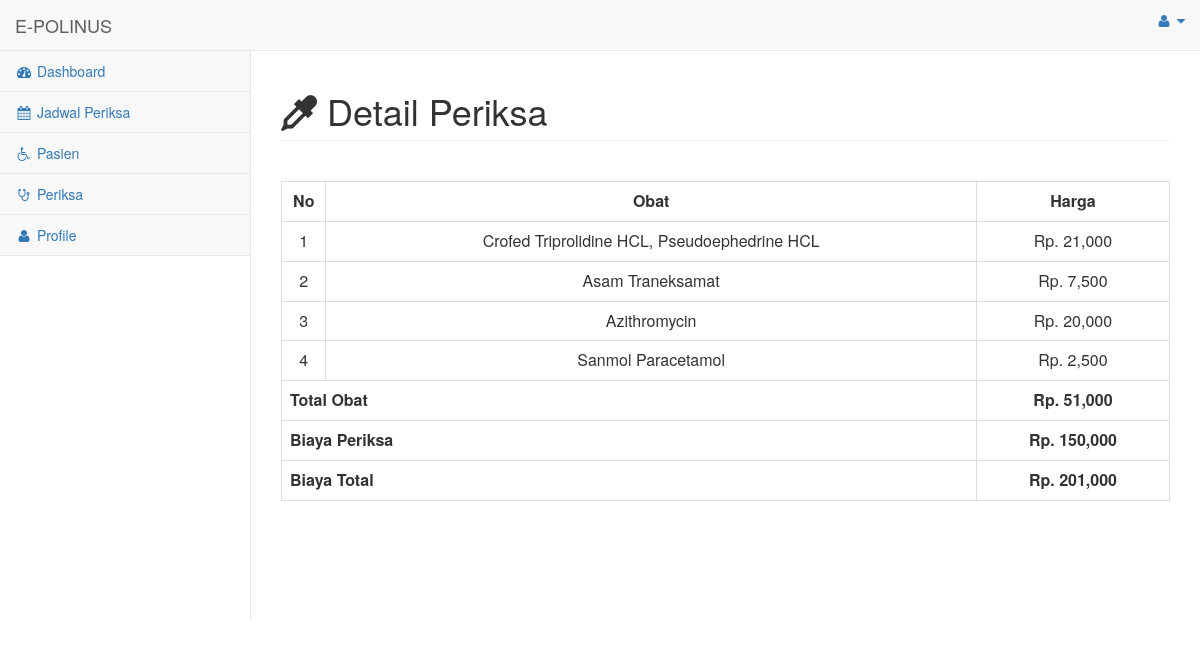
Screenshot of /menu/menu_detail_periksa.php?id_periksa=1 (signed in) with the database file from the repository.
### tables this page shows
CREATE TABLE `detail_periksa` (
  `id_detail_periksa` int(11) UNSIGNED NOT NULL,
  `id_periksa` int(11) UNSIGNED NOT NULL,
  `id_obat` int(11) UNSIGNED NOT NULL
);

CREATE TABLE `obat` (
  `id` int(11) UNSIGNED NOT NULL,
  `nama_obat` varchar(50) NOT NULL,
  `kemasan` varchar(35) NOT NULL,
  `harga` int(11) NOT NULL
);

CREATE TABLE `periksa` (
  `id_periksa` int(11) UNSIGNED NOT NULL,
  `id_daftar_poli` int(11) UNSIGNED NOT NULL,
  `tgl_periksa` date NOT NULL,
  `catatan` text NOT NULL,
  `biaya_periksa` int(11) NOT NULL
);

### menu/menu_detail_periksa.php (the view, shortened to what this page needs)
<html>
<head>
    <link href="../vendor/bootstrap/css/bootstrap.min.css" rel="stylesheet">
    <link href="../vendor/metisMenu/metisMenu.min.css" rel="stylesheet">
    <link href="../dist/css/sb-admin-2.css" rel="stylesheet">
    <link href="../vendor/morrisjs/morris.css" rel="stylesheet">
    <link href="../vendor/font-awesome/css/font-awesome.min.css" rel="stylesheet" type="text/css">
    <link href="../vendor/datatables-plugins/dataTables.bootstrap.css" rel="stylesheet">
    <link href="../vendor/datatables-responsive/dataTables.responsive.css" rel="stylesheet">
    <link rel="stylesheet" href="https://maxcdn.bootstrapcdn.com/bootstrap/3.4.1/css/bootstrap.min.css">
</head>
<body>
<div id="wrapper">
        <nav class="navbar navbar-default navbar-static-top" role="navigation" style="margin-bottom: 0">
            <div class="navbar-header">
                <a class="navbar-brand" >E-POLINUS</a>
            </div>
            <ul class="nav navbar-top-links navbar-right">
                <li class="dropdown">
                    <a class="dropdown-toggle" data-toggle="dropdown" href="#">
                        <i class="fa fa-user fa-fw"></i> <i class="fa fa-caret-down"></i>
                    </a>
                </li>
            </ul>
            <div class="navbar-default sidebar" role="navigation">
                <div class="sidebar-nav navbar-collapse">
                    <ul class="nav" id="side-menu">
                        <li>
                            <a href="../halaman_dokter.php"><i class="fa fa-dashboard fa-fw"></i> Dashboard</a>
                        </li>
                        <li>
                            <a href="menu_jadwal_periksa.php"><i class="fa fa-calendar fa-fw"></i> Jadwal Periksa</a>
                        </li>
                        <li>
                            <a href="menu_pasien_dokter.php"><i class="fa fa-wheelchair fa-fw"></i>  Pasien</a>
                        </li>
                        <li>
                            <a href="menu_periksa.php"><i class="fa fa-stethoscope fa-fw"></i>  Periksa</a>
                        </li>
                        <li>
                            <a href="menu_profile_dokter.php"><i class="fa fa-user fa-fw"></i> Profile</a>
                        </li>
                    </ul>
                </div>
            </div>
        </nav>
<div id="page-wrapper">
            <div class="row">
                <div class="col-lg-12">
                    <h1 class="page-header"><i class="fa fa-eyedropper"></i> Detail Periksa</h1>
                </div>
            </div>
            <br>
            <div class="card-body">
                <div class="table-responsive">
                    <table class="table table-bordered" id="dataTable" width="100%" cellspacing="0">
                    <tr align="center" style="font-weight:bold">
                    <td width="5%">No</td>
                    <td>Obat</td>
                    <td>Harga</td>
                    </tr>
                    <?php
                        include '../koneksi.php';
                        $id_periksa = $_GET['id_periksa'];
                        $no = 1;
                        $total = 0;
                        $query = "SELECT * FROM detail_periksa INNER JOIN periksa ON detail_periksa.id_periksa = periksa.id_periksa INNER JOIN obat ON detail_periksa.id_obat = obat.id WHERE detail_periksa.id_periksa = $id_periksa";
                        $result = mysqli_query($koneksi, $query);
                        while ($row = mysqli_fetch_array($result)) :
                            $total += $row['harga'];
                            $by = $row['biaya_periksa'];
                            $sr = $total + $by;
                            ?>
                                    <tr align="center">
                                    <td><?= $no++ ?></td>
                                    <td><?= $row['nama_obat'] ?></td>
                                    <td>Rp. <?= number_format($row['harga']); ?></td>
                                    </tr>
                                    <?php endwhile; ?>
                                    <tr>
                                    <td colspan="2"><b>Total Obat</b></td>
                                    <td align="center"><b>Rp. <?= number_format($total); ?></b></td>
                                    </tr>
                                    <tr>
                                    <td colspan="2"><b>Biaya Periksa</b></td>
                                    <td align="center"><b>Rp. <?= number_format($by); ?></b></td>
                                    </tr>
                                    <tr>
                                    <td colspan="2"><b>Biaya Total</b></td>
                                    <td align="center"><b>Rp. <?= number_format($sr); ?></b></td>
                                    </tr>
                    </table>
                </div>
            </div>
</div>
</div>
</body>
</html>

### rows the page displays
detail_periksa: id_obat.nama_obat "Crofed Triprolidine HCL, Pseudoephedrine HCL", id_obat.harga "21,000"
detail_periksa: id_obat.nama_obat "Asam Traneksamat", id_obat.harga "7,500"
detail_periksa: id_obat.nama_obat "Azithromycin", id_obat.harga "20,000"
detail_periksa: id_obat.nama_obat "Sanmol Paracetamol", id_obat.harga "2,500"
periksa: biaya_periksa "150,000", biaya_periksa "201,000"

### other values shown
$total "51,000"
